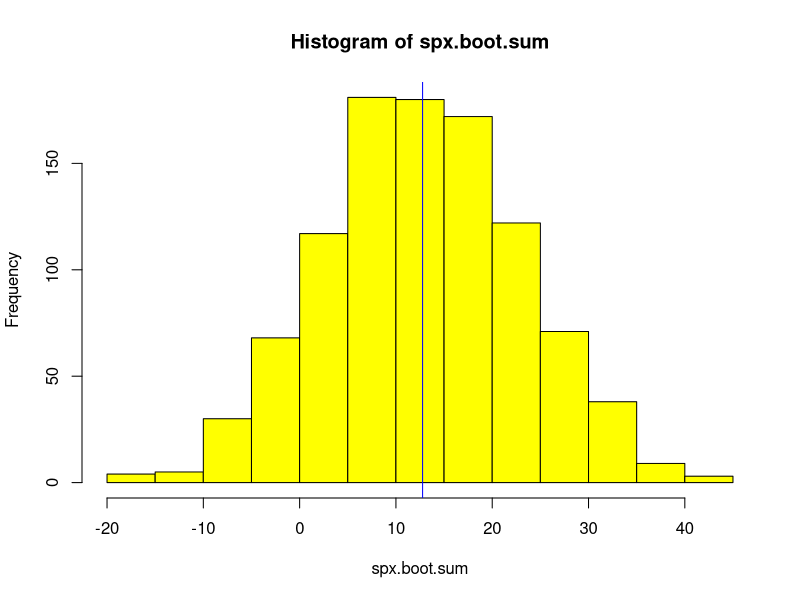

This chart was generated by the following R code:
spxibm <- read.csv('spx_ibm.txt', sep="\t")
spxret <- spxibm[,'spx']
ibmret <- spxibm[,'ibm']

N <- 1000
spx.boot.sum <- numeric(N)
for (i in 1:N) {
    this.samp <- sample(spxret, 251, replace=TRUE)
    spx.boot.sum[i] <- sum(this.samp)
}
hist(spx.boot.sum, col='yellow')
abline(v=sum(spxret), col='blue')
